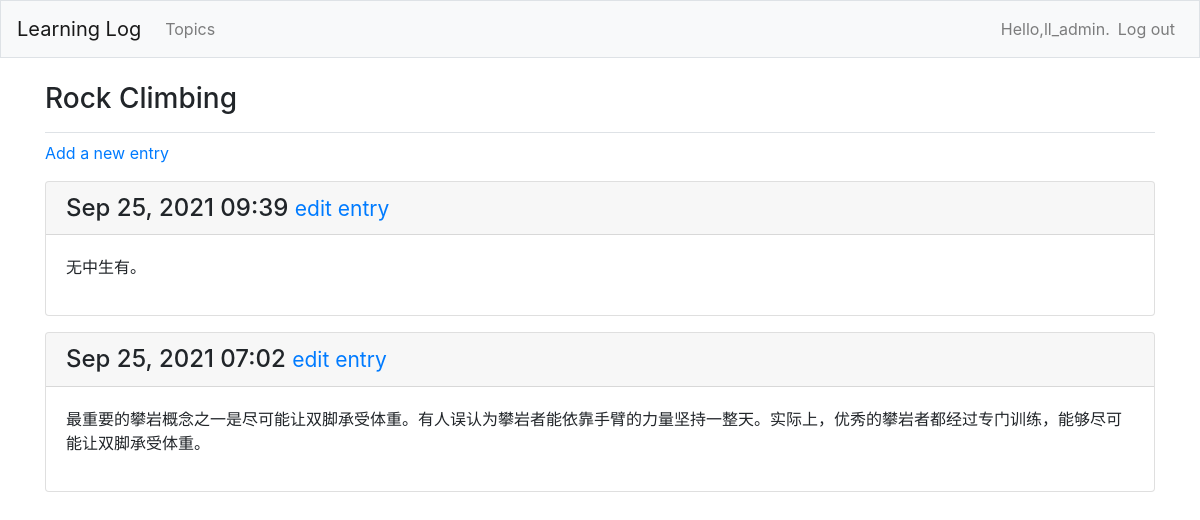
The page /topics/2/ (signed in) on the database its author committed.
### learning/models.py (models this page shows, shortened)
class Topic(models.Model):
    text=models.CharField(max_length=200)
    date_added=models.DateTimeField(auto_now_add=True)
    owner=models.ForeignKey(User,on_delete=models.CASCADE)
    def __str__(self):
        return self.text

class Entry(models.Model):
    topic=models.ForeignKey(Topic,on_delete=models.CASCADE)
    text=models.TextField()
    date_added=models.DateTimeField(auto_now_add=True)
    class Meta:
        verbose_name_plural='entries'

### learning/views.py (the view)
# urls.py: path('topics/<int:topic_id>/', views.topic, name='topic'),
@login_required
def topic(request, topic_id):
    topic = Topic.objects.get(id=topic_id)
    if topic.owner != request.user:
        raise Http404
    entries = topic.entry_set.order_by('-date_added')
    context = {'topic': topic, 'entries': entries}
    return render(request, 'learning/topic.html', context)

### learning/templates/learning/topic.html
{% extends 'learning/base.html' %}
{% block page_header %}
<h3>{{ topic }}</h3>
{% endblock page_header %}
{% block content %}
<p>
  <a href="{% url 'learning:new_entry' topic.id %}">Add a new entry</a>
</p>
{% for entry in entries %}
<div class="card mb-3">
  <h4 class="card-header">
    {{ entry.date_added|date:'M d, Y H:i' }}
    <small>
      <a href="{% url 'learning:edit_entry' entry.id %}">edit entry</a>
    </small>
  </h4>
  <div class="card-body">
    {{ entry.text|linebreaks }}
  </div>
</div>
{% empty %}
  <p>There are no entries for this topic yet.</p>
{% endfor %}
{% endblock content %}

### learning/templates/learning/base.html (shortened to what this page needs)
{% load bootstrap4 %}
<!DOCTYPE html>
<html lang="en">
<head>
  {% bootstrap_css %}
</head>
<body>
  <nav class="navbar navbar-expand-md navbar-light bg-light mb-4 border">
    <a class="navbar-brand" href="{% url 'learning:index' %}">Learning Log</a>
    <div class="collapse navbar-collapse" id="navbarCollapse">
      <ul class="navbar-nav mr-auto">
        <li class="nav-item">
          <a class="nav-link" href="{% url 'learning:topics' %}">Topics</a>
        </li>
      </ul>
      <ul class="navbar-nav ml-auto">
        {% if user.is_authenticated %}
          <li class="nav-item">
            <span class="navbar-text">Hello,{{ user.username }}.</span>
          </li>
          <li class="nav-item">
            <a class="nav-link" href="{% url 'users:logout' %}">Log out</a>
          </li>
        {% else %}
          <li class="nav-item">
            <a class="nav-link" href="{% url 'users:login' %}">Log in</a>
          </li>
        {% endif %}
      </ul>
    </div>
  </nav>
  <main role="main" class="container">
    <div class="pb-2 mb-2 border-bottom">
      {% block page_header %}{% endblock page_header %}
    </div>
    <div>
      {% block content %}{% endblock content %}
    </div>
  </main>
</body>
</html>

### rows shown on the page
Topic: text "Rock Climbing"
Entry: date_added "Sep 25, 2021 09:39", text "无中生有。"
Entry: date_added "Sep 25, 2021 07:02", text "最重要的攀岩概念之一是尽可能让双脚承受体重。有人误认为攀岩者能依靠手臂的力量坚持一整天。实际上，优秀的攀岩者都经过专门训练，能够尽可能让双脚承受体重。"

### other values the page prints
{{ user.username }} "ll_admin"
